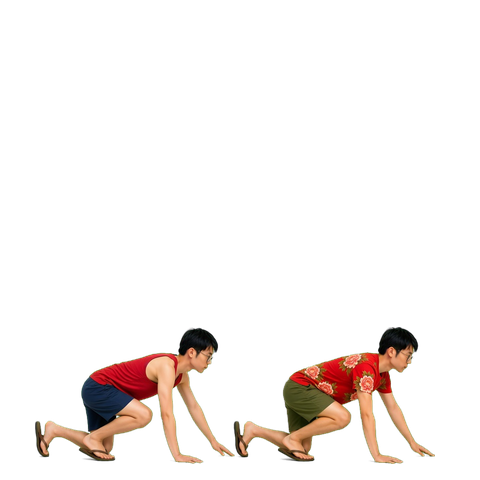
#> input picture pets/library/brother-duo/animations/crawl/01.png, 480 x 480 px
$ python compose_call_enter.py ../pets/library/brother-duo/animations/crawl ../pets/library/brother-duo/animations/crawl out
#> lines starting #> are read from the running program, lines starting #| are printed output that depends on the picture; after the words box and inside, x2 and y2 are one past the last pixel; in counts of white or black regions, pixels touching at a corner belong together
"""Composite normalized calf-hold and mom-enter frames into call-mom-enter."""
from __future__ import annotations

import argparse
from pathlib import Path

from PIL import Image


CANVAS = 480
ALPHA_CUTOFF = 24
# Mom walks in from the right; later frames stand closer. Values keep both
# subjects overlapping on the shared 480 canvas and foot baseline.
MOM_OFFSETS_X = (78, 58, 40, 26)


def harden_subject(image: Image.Image) -> Image.Image:
    """Keep soft fringe, but make the body fully opaque so two cows do not ghost."""
    image = image.copy()
    pixels = image.load()
    width, height = image.size
    for y in range(height):
        for x in range(width):
            red, green, blue, alpha = pixels[x, y]
            if alpha >= 48:
                pixels[x, y] = (red, green, blue, 255)
    return image


def alpha_bbox(image: Image.Image) -> tuple[int, int, int, int]:
    mask = image.getchannel("A").point(lambda value: 255 if value > ALPHA_CUTOFF else 0)
    box = mask.getbbox()
    if box is None:
        raise ValueError("frame is empty")
    return box


def load_frame(directory: Path, index: int) -> Image.Image:
#> called with index = 1
    path = directory / f"{index:02d}.png"
    image = Image.open(path).convert("RGBA")
#> image is the input picture: PIL image 480x480 RGBA; mean R, G, B, A 15.3, 10, 7.1, 22.9
    if image.size != (CANVAS, CANVAS):
        raise ValueError(f"{path} must be {CANVAS}x{CANVAS}, got {image.size}")
    return image


def overlaps_or_touches(calf: Image.Image, mom: Image.Image, offset_x: int) -> bool:
#> called with offset_x = 78
    calf_box = alpha_bbox(calf)
#> in alpha_bbox, `mask = image.getchannel("A").point(lambda value: 255 if value > ALPHA_..`:
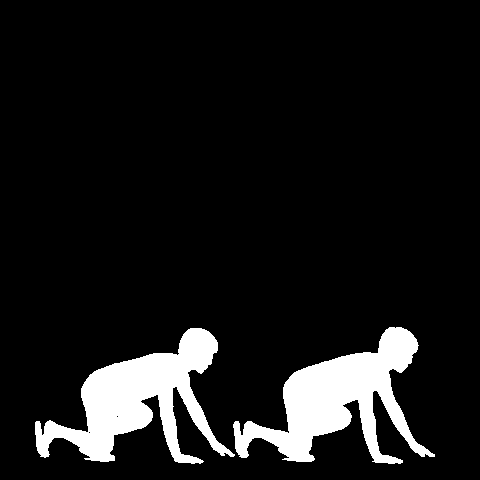
#> mask: PIL image 480x480 L; 9.4% white; 2 white regions, box (x1, y1, x2, y2) and area: (233, 327, 435, 464) 10946, (35, 328, 235, 464) 10821
#> in alpha_bbox, `box = mask.getbbox()`: box = (35, 327, 435, 464)
#> calf_box = (35, 327, 435, 464)
    mom_box = alpha_bbox(mom)
#> mom_box = (35, 327, 435, 464)
    mom_left = mom_box[0] + offset_x
#> mom_left = 113
    mom_right = mom_box[2] + offset_x
#> mom_right = 513
    gap = max(calf_box[0] - mom_right, mom_left - calf_box[2])
#> gap = -322
    return gap <= 1


def compose_frame(calf: Image.Image, mom: Image.Image, offset_x: int) -> Image.Image:
    if not overlaps_or_touches(calf, mom, offset_x):
        raise ValueError(f"mom offset {offset_x} would leave a gap; increase overlap")
    canvas = Image.new("RGBA", (CANVAS, CANVAS), (0, 0, 0, 0))
#> canvas: PIL image 480x480 RGBA; every value is 0
    canvas.alpha_composite(harden_subject(calf), (0, 0))
    canvas.alpha_composite(harden_subject(mom), (offset_x, 0))
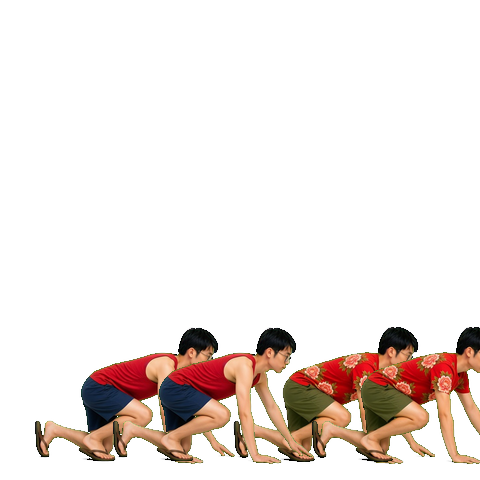
#> canvas: PIL image 480x480 RGBA; mean R, G, B, A 24.8, 15.5, 11.2, 40.9; transparent parts drawn white
    box = alpha_bbox(canvas)
#> in alpha_bbox (call 3), `mask = image.getchannel("A").point(lambda value: 255 if value > ALPHA_..`:
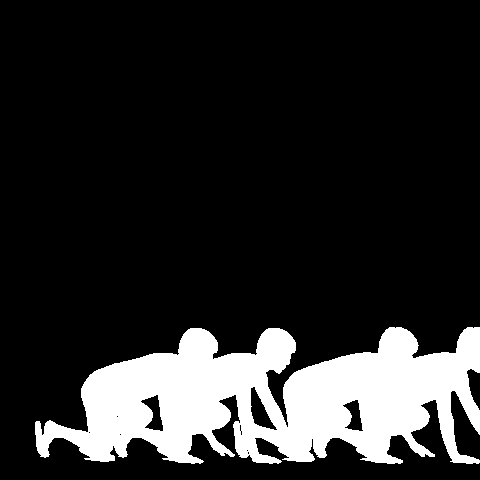
#> mask: PIL image 480x480 L; 16.2% white; 1 white region, box (x1, y1, x2, y2) and area: (35, 327, 480, 464) 37337
#> in alpha_bbox (call 3), `box = mask.getbbox()`: box = (35, 327, 480, 464)
#> box = (35, 327, 480, 464)
    if box[0] < 8 or box[2] > CANVAS - 8:
#> (the run stopped early here; a loop or call above may not have finished)
